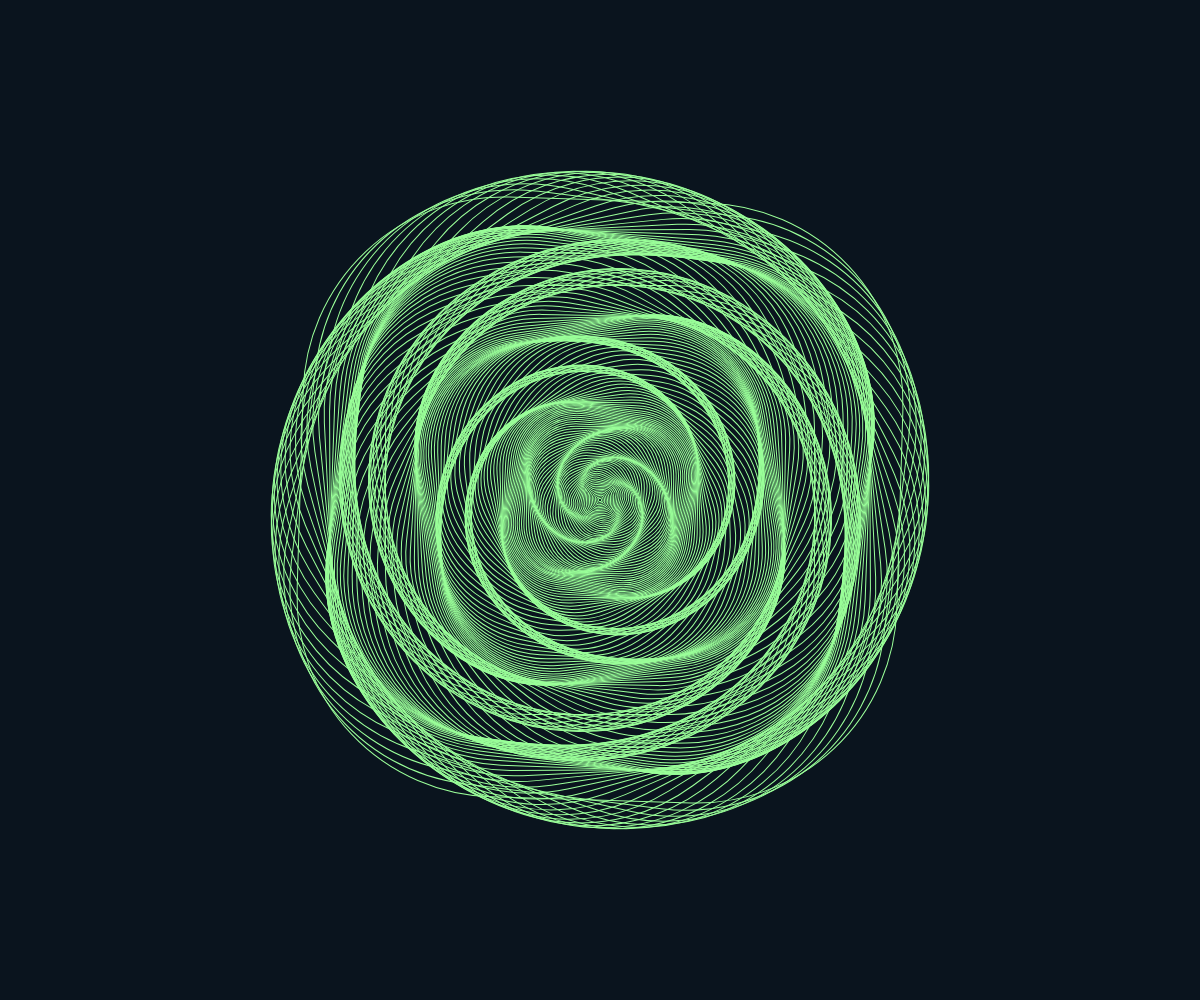
Frame 1 (no input)
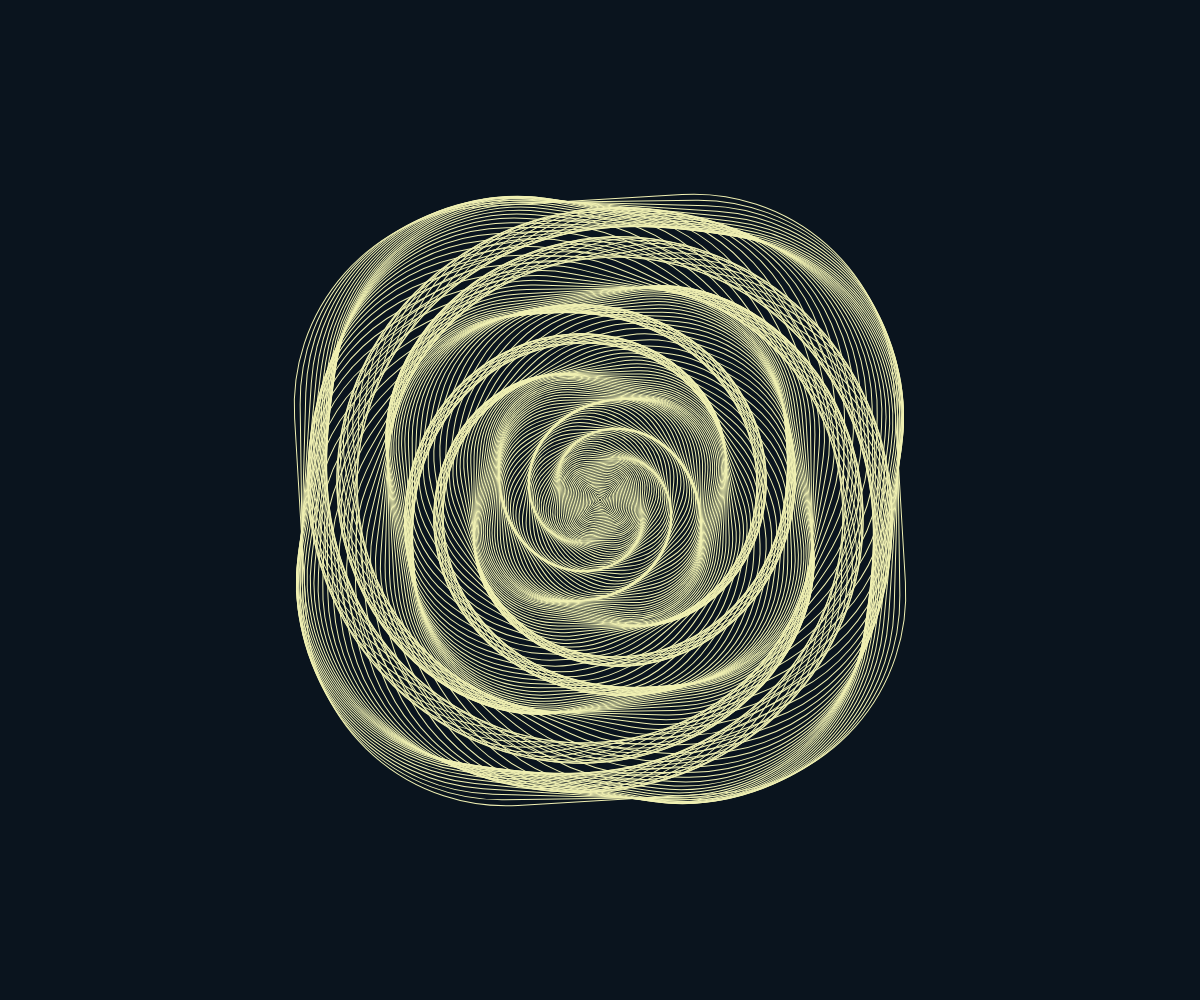
Frame 60 (no input)
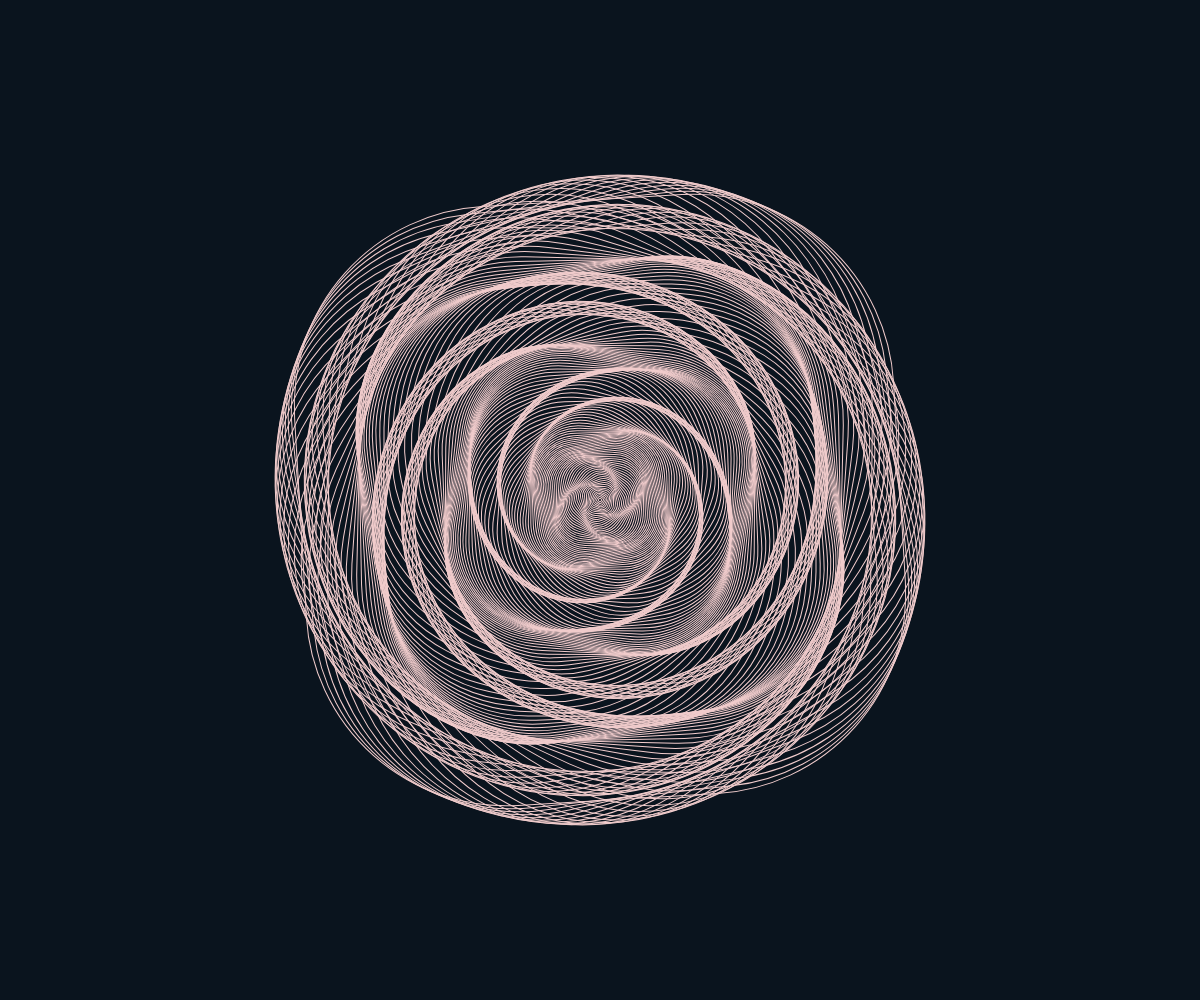
Frame 120 (the mouse pressed at the canvas centre since frame 60)

The p5.js sketch that drew these frames (run headless with seeded random() and noise() and a simulated clock; from frame 60 on, the mouse is pressed at the canvas centre):

// p5.js sketch
// ── sketch.js
function setup() {
  createCanvas(windowWidth, windowHeight);

  angleMode(DEGREES);
  rectMode(CENTER);
}

function draw() {
  background(10,20,30);
  noFill();
  // stroke(255);

  translate(width/2, height/2);

  for(let i = 0; i < 200; i++){

    push();

    rotate(sin(frameCount + i * 3.14) * 100);

    let r = map(sin(frameCount), -1, 1, 50, 255);
    let g = map(cos(frameCount/2), -1, 1, 50, 255);
    let b = map(sin(frameCount/4), -1, 1, 50, 255);

    stroke(r,g,b);

    rect(0, 0, 600 -i * 3, 600 - i * 3, 200- i);

    pop();

  }

}
